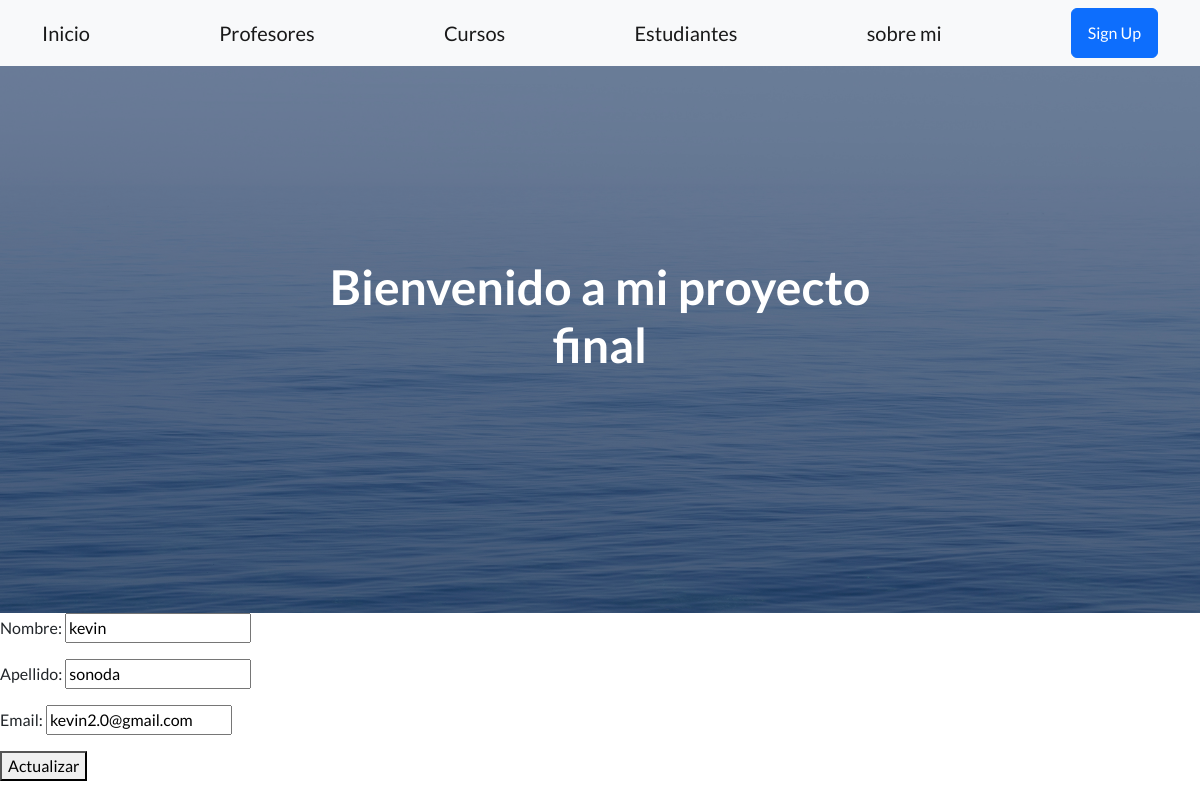
/app-coder/editarEstudiante/5, run on an earlier commit of the app's database.
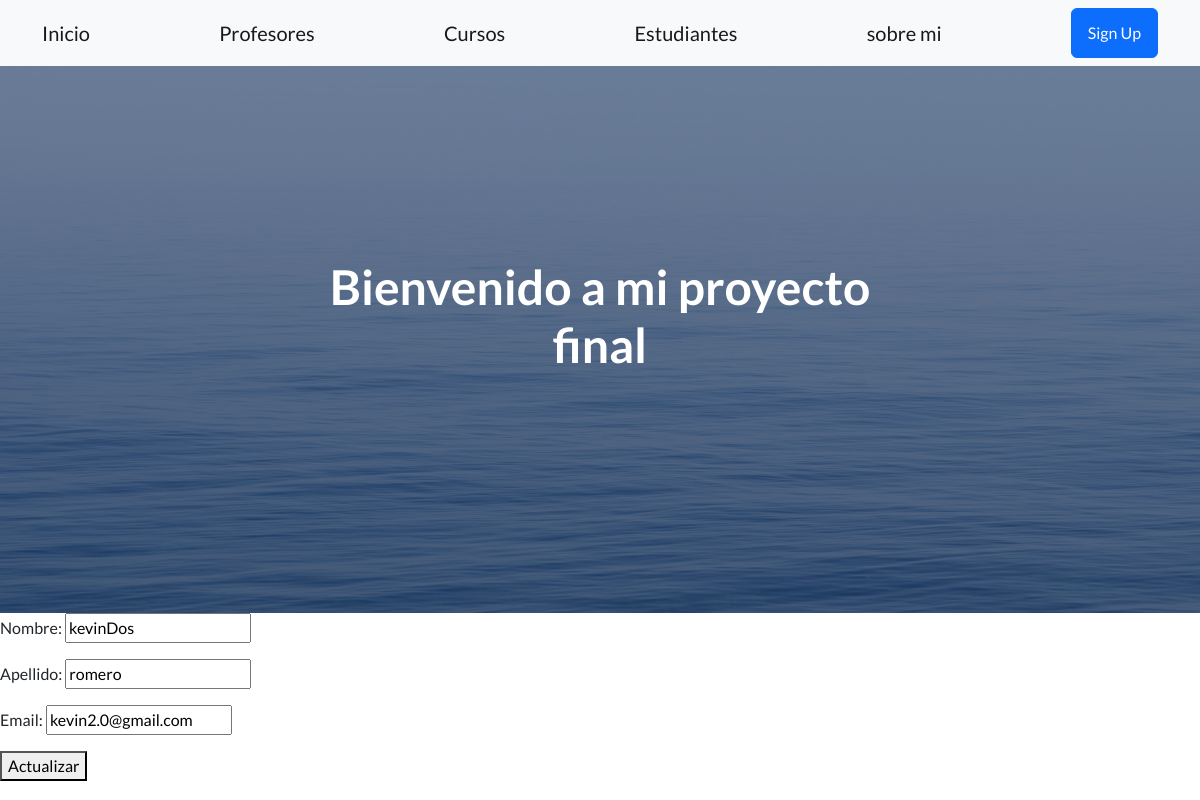
And on a later commit of the database.
### AppCoder/models.py (models this page shows, shortened)
class Estudiante (models.Model):
    nombre=models.CharField(max_length=30)
    apellido=models.CharField(max_length=30)
    email=models.EmailField(null=True)#tengo otros creado por eso el null

### AppCoder/views.py (the view)
# urls.py: path('editarEstudiante/<int:id>',editarEstudiante,name="editarEstudiante"),
def editarEstudiante(req,id):
    estudiante=Estudiante.objects.get(id=id)
    if req.method == 'POST':
        miFormulario=EstudianteFormulario(req.POST)
        if miFormulario.is_valid():
            data=miFormulario.cleaned_data
            estudiante.nombre=data["nombre"]
            estudiante.apellido=data["apellido"]
            estudiante.email=data["email"]
            estudiante.save() #guardo
            return render(req,"inicio.html",{"mensaje": "editado con exito"})
        else:
            return render(req,"inicio.html",{"mensaje": "formulario invalido"})
    else:
        miFormulario=EstudianteFormulario(initial={
            "nombre":estudiante.nombre,
            "apellido":estudiante.apellido,
            "email":estudiante.email,
            })
        return render(req,"editarEstudiante.html",{"miFormulario":miFormulario,"id": estudiante.id })

### AppCoder/forms.py
class EstudianteFormulario(forms.Form):
    nombre=forms.CharField(max_length=30)
    apellido=forms.CharField(max_length=30)
    email=forms.EmailField()

### AppCoder/templates/editarEstudiante.html
{% extends 'padre.html' %}
{% block  contenidoQueCambia%}
   <form action="{% url 'editarEstudiante' id %}" method="post"> {% csrf_token %}
        {{miFormulario.as_p}}
        <button type="submit">Actualizar</button>
   </form>
{% endblock contenidoQueCambia%}

What changed in the data, as far as the page shows it:
changed Estudiante "kevin2.0@gmail.com": nombre "kevin" → "kevinDos"; apellido "sonoda" → "romero"
